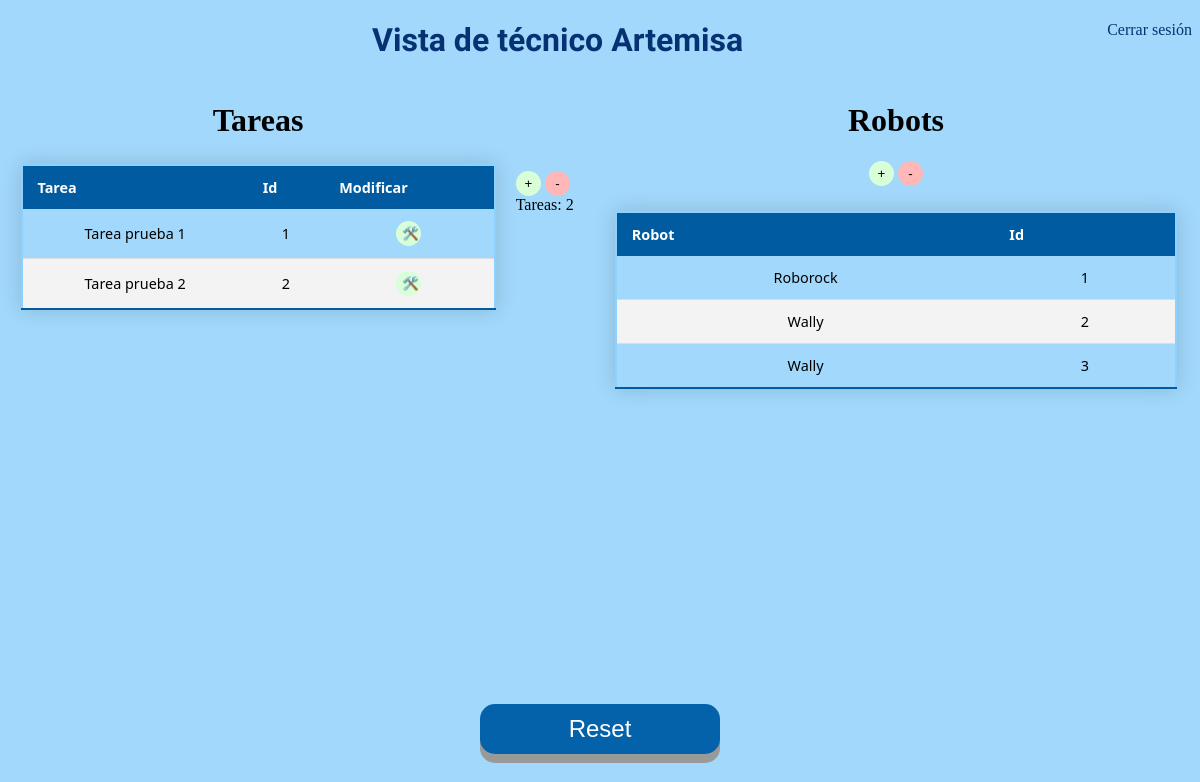
The app's page /Interfaz_tecnico.html, older data.
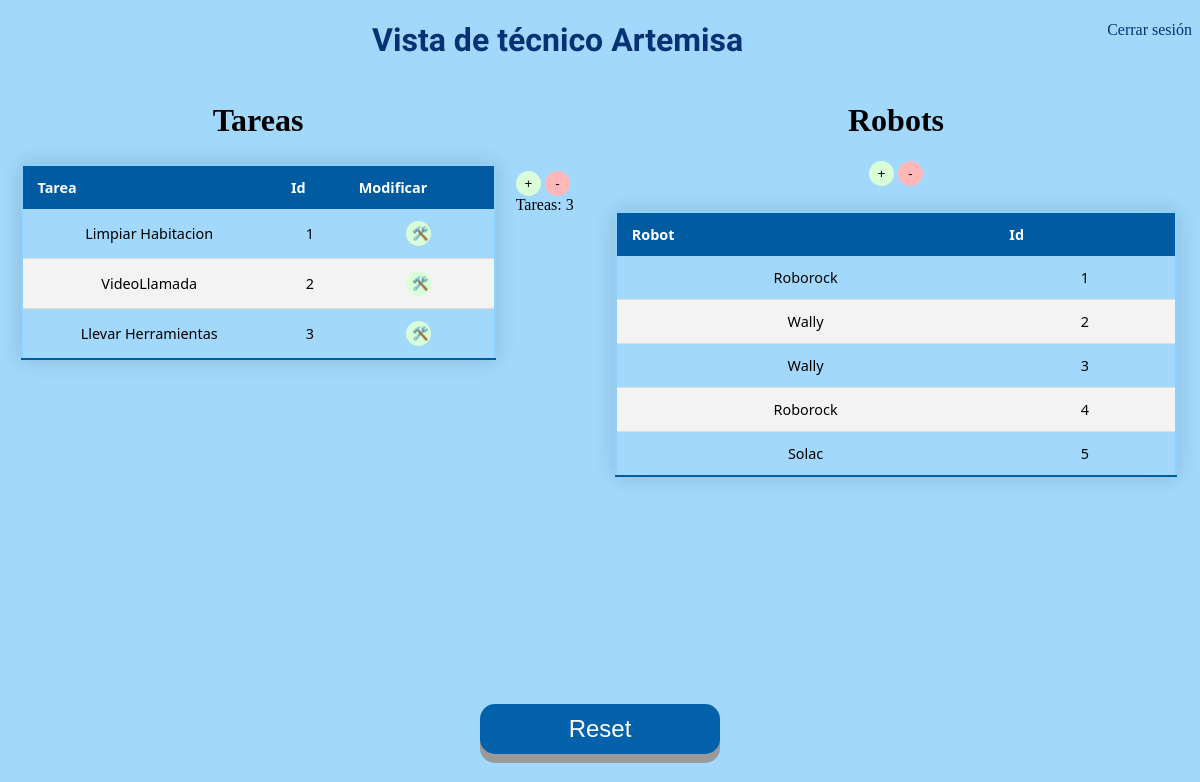
The same page, newer data.
### app.py (models this page shows)
class Todo(db.Model): #Tabla para tareas creadas
    id = db.Column(db.Integer, primary_key=True)
    content = db.Column(db.String(200), nullable=False)
    priority = db.Column(db.String(200))        # prioridad
    descripcion = db.Column(db.String(200))             # Descripcion
    atributos = db.Column(db.String(800))               # Atributos

class Robo(db.Model):
    id = db.Column(db.Integer, primary_key=True)
    nombre = db.Column(db.String(200), nullable=False)

### app.py (the view)
@app.route('/Interfaz_tecnico.html', methods=['POST','GET'])     # Redireccion a Tecnico
def tecnico():
    tasks = Todo.query.order_by(Todo.id).all() # Este método nos devuelve todos los elementos de la tabla de la base de datos
    rob = Robo.query.order_by(Robo.id).all()
    return render_template('Interfaz_tecnico.html', tasks=tasks, rob=rob) # Presentar las tareas

### templates/Interfaz_tecnico.html (shortened to what this page needs)
{% extends 'base.html' %}
{% block head %}
</head>
{% endblock %}
{% block body %}
<a style="float:right" href="index.html">Cerrar sesión</a>
  <h1 class="principal" style="text-align:center"> Vista de técnico Artemisa</h1>
<div class="inline-div-izquierda">
  <h1 class="Copper">Tareas</h1>
  <center>
    <table>
      <thead>
        <tr>
            <th> Tarea</th>
            <th> Id </th>
            <th> Modificar </th>
        </tr>
      </thead>
      {% for task in tasks %}
        {% if task.id!=1 %}
          <tr>
            <td> {{ task.content }}</td>
            <td> {{ task.id - 1 }} </td>
            <td> <button type="button" class="button3" onClick="window.location.href='/update/{{ task.id }}';">🛠️</button> </td>
          </tr>
        {% endif %}
      {% endfor %}
      </table>
  </center>
</div>
<div class="inline-div-izquierda2">
  <br> <br> <br> <br> <br>
  <button type="button" class="button3" onClick="window.location.href='/new_update/{{ tasks[-1].id }}';">+</button>
  <button type="button" class="button4" onClick="window.location.href='/delete';">-</button>
 <br> &nbsp;
  Tareas:
  <a id="clicks">{{ tasks[-1].id -1 }}</a> <br>
</div>
<center>
  <div class="inline-div-derecha">
    <h1 class="Copper"> Robots</h1>
    <button type="button" class="button3" onClick="window.location.href='/nuevo_robot';">+</button>
    <button type="button" class="button4" onClick="window.location.href='/delete_robot';">-</button>
    <br>
    <table>
      <thead>
        <tr>
            <th> Robot</th>
            <th> Id </th>
        </tr>
      </thead>
      {% for robot in rob %}
      {% if robot.id!=1 %}
          <tr>
            <td> {{ robot.nombre }}</td>
            <td> {{ robot.id - 1 }} </td>
          </tr>
        {% endif %}
      {% endfor %}
      </table>
  </div>
  <br>
  <br>
</center>
<br> <br> <br> <br> <br> <br> <br> <br> <br> <br> <br> <br> <br> <br> <br> <br> <br> <br> <br> <br> <br>
<center>
  <button id="boton2" class="button2" onclick="window.location.href='/reset';">Reset</button>
</center>
  {% endblock %}

### templates/base.html
<!DOCTYPE html>
<html>
    <head>
        <link rel="stylesheet" href="{{ url_for('static', filename='css/main.css') }}">
        {% block head %} {% endblock %}
    </head>
    <body>
        {% block body %} {% endblock %}
    </body>
</html>

### static/css/main.css (style rules this page uses)
a:link { text-decoration: none; color: rgb(6, 50, 115); }
body { background-color: #a1d8fb; }
h1.Copper { font-family: Copperplate, Papyrus, fantasy; text-align: center }
h1.principal { font-family: "Audiowide", sans-serif; color: rgb(6, 50, 115); }
.button2 { width: 20%; height: 50px; position: absolute; top: 88%; left: 40%; font-size: 24px; text-align: center; position: absolute; bottom: 30px; right: 600px; cursor: pointer; outline: none; color: #fff; background-color: #0462aa; border: none; border-radius: 15px; box-shadow: 0 9px #999; }
.button3 { width: 25px; height: 25px; border: none; border-radius: 15px; background-color: #d8ffd8; }
.button4 { width: 25px; height: 25px; border: none; border-radius: 15px; background-color: #ffb7b7; }
.inline-div-derecha { width: 50%; float: right; }
.inline-div-izquierda { width: 500px; float: left; }
.inline-div-izquierda2 { width: 72px; float: left; }
table { border: 2px solid rgb(140, 209, 255); border-collapse: collapse; width: 95%; margin: 25px 0; font-size: 0.9em; font-family: "Segoe UI"; text-align: center; min-width: 400px; box-shadow: 0 0 20px rgba(0, 0, 0, 0.15); }
thead tr { background-color: #005ba0; color: #ffffff; text-align: left; }
th, td { padding: 12px 15px; }
tbody tr { border-bottom: 1px solid #dddddd; }
tbody tr:nth-of-type(even) { background-color: #f3f3f3; }
tbody tr:last-of-type { border-bottom: 2px solid #005ba0; }

Row changes from the older to the newer data that the page shows:
removed Todo: content "Tarea prueba 1", id "1"
removed Todo: content "Tarea prueba 2", id "2"
added Todo: content "Limpiar Habitacion", task.id-1 "1"
added Todo: content "VideoLlamada", id "2"
added Todo: content "Llevar Herramientas", task.id-1 "3"
added Robo: nombre "Roborock", id "4"
added Robo: nombre "Solac", id "5"
Text that changed along with them:
{{ tasks[-1].id -1 }}: "2" → "3"
